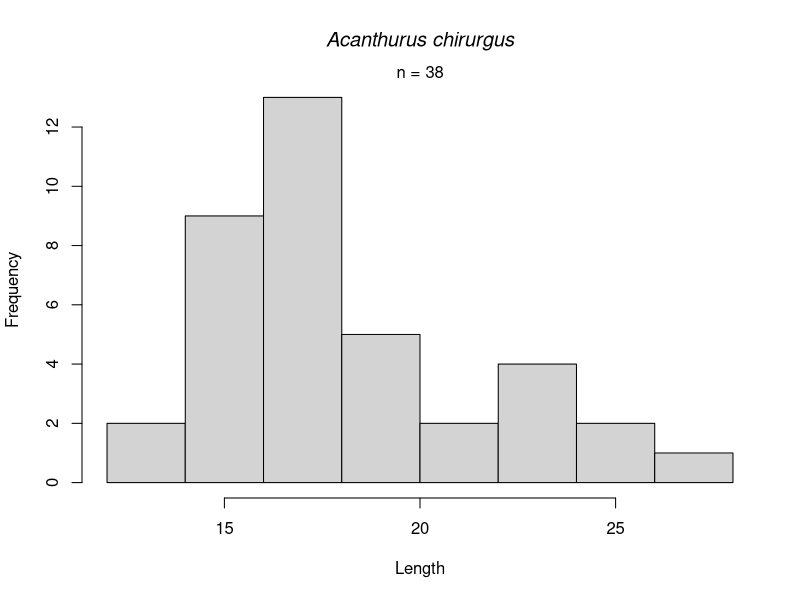
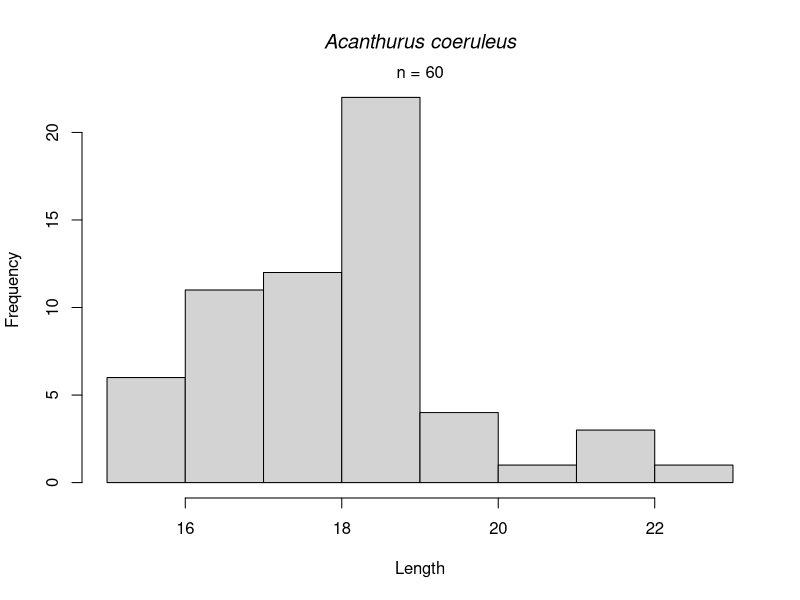
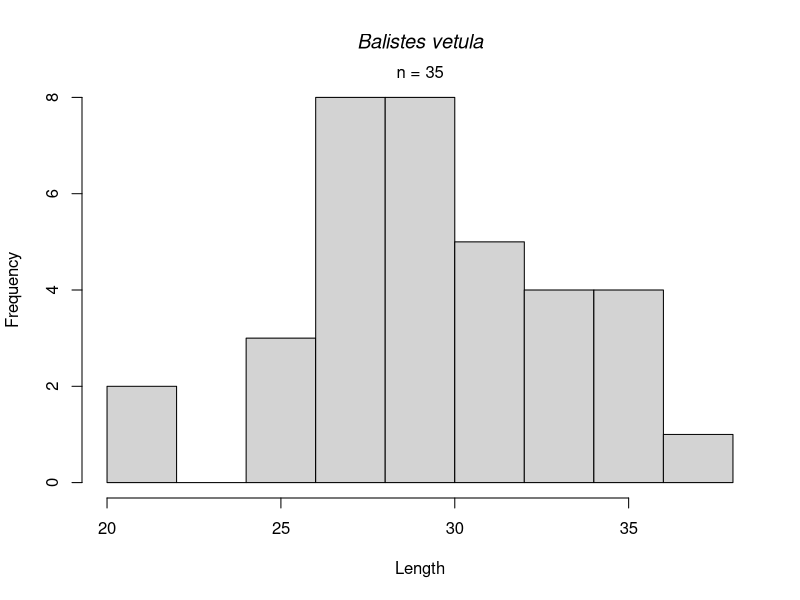
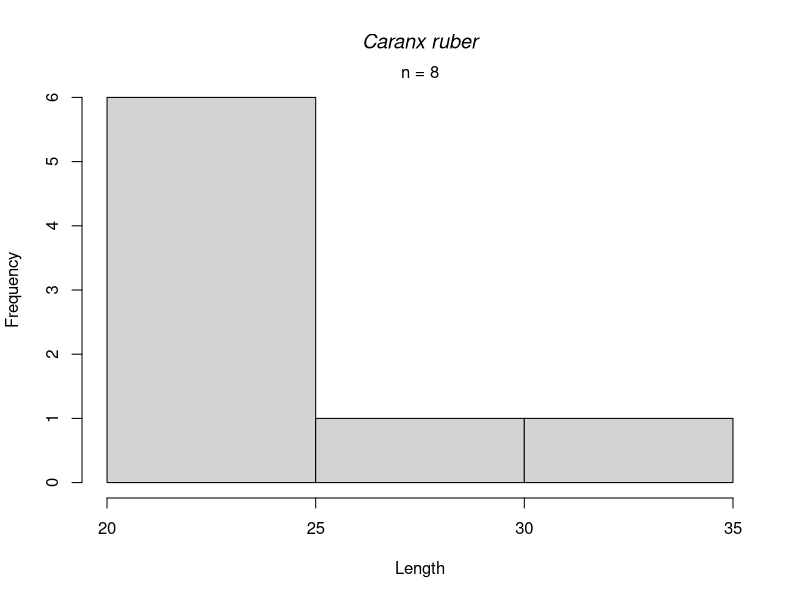
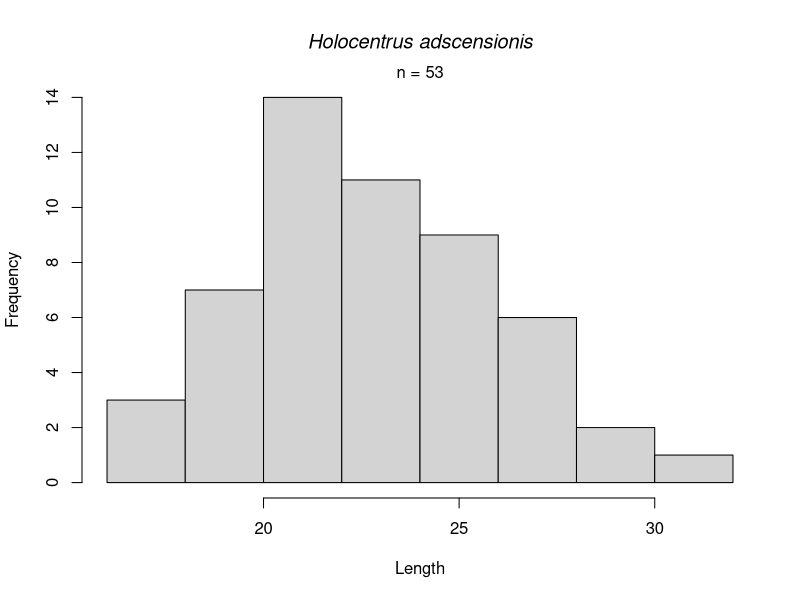
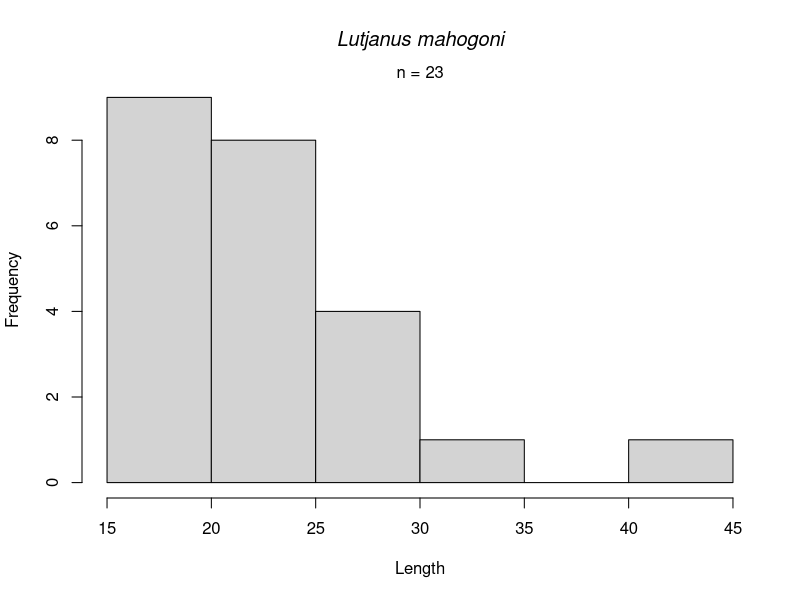
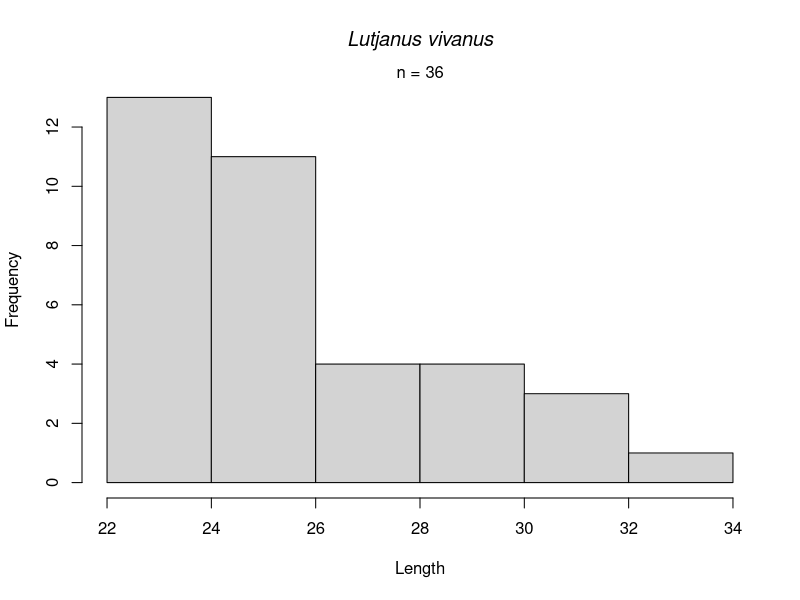
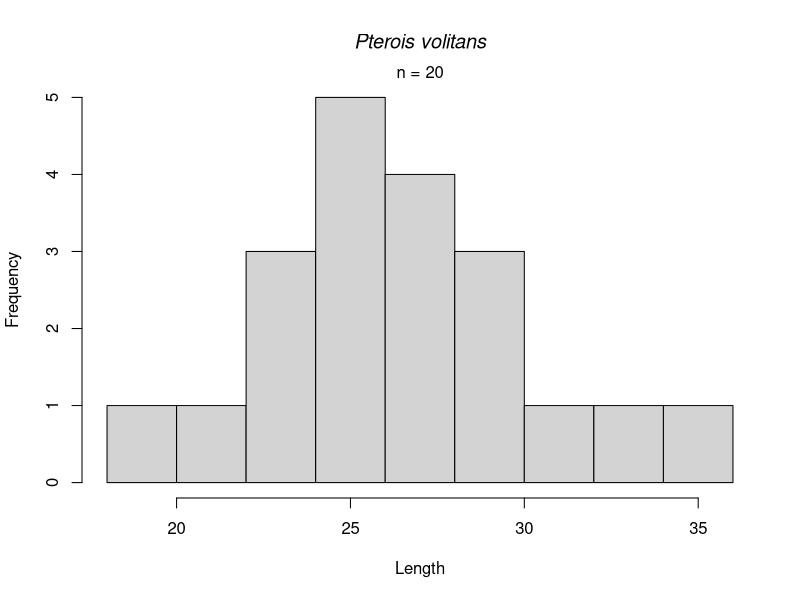

R code for these plots, in order: (Note: this script raises an error after producing the figures.)
#### LBAR ####

library(dplyr)

### Read in life history parameter data and length frequency data######


#lifehistory<-read.csv("Montserrat Life History Parms1.csv")
lifehistory<-read.csv("Montserrat Life History Parms2.csv")
lifehistory<- lifehistory[order(lifehistory$Species),] 
length_data<-read.csv("Montserrat Species Length Composition Data_July2.csv")
length_data<- length_data[order(length_data$Species.ID),] 
allspecies<-unique(lifehistory$Species)


allspecies2<-unique(length_data$Species.ID)
commonname<-unique(length_data$Species.common.name)
commonname<-sort(commonname)


lifehistory[is.na(lifehistory)] <- 0
results <- data.frame(matrix(0, nrow=length(allspecies)),Species=NA, Linf=NA, k=NA, M=NA,LBAR=NA, Lc=NA,Z=NA, F=NA, n=NA, Fcurr=NA)
i=12
for (i in 1:length(allspecies))
{
temp<-lifehistory %>%
  filter(lifehistory$Species==allspecies[i]) 

Linf<- temp$Value[temp$Parameter=="Linf"]
Linf<-as.numeric(Linf)
k<-temp$Value[temp$Parameter=="K"]
k<-as.numeric(k)
t0<-temp$Value[temp$Parameter=="t0"]
t0<-as.numeric(t0)
M<-temp$Value[temp$Parameter=="M"]
M<-as.numeric(M)

filter_length<-length_data%>%
  filter(length_data$Species.ID==allspecies2[i])
  lengths<-filter_length$Length..cm.
  length_freq<-data.frame(table(lengths))
  length<-length_freq$lengths
  length<-as.numeric(as.character(length))

## Solve for Lc ##
# Find the index of the mode
x <- seq(along=length_freq$Freq)[length_freq$Freq==max(length_freq$Freq)]
x<-x[1]
#Find the value associated with the index above
Lc<-length_freq$lengths[1]
#Lc <- length_freq[x, 1]
Lc <-as.numeric(as.character(Lc))
## Find lengths that are between Lc and Linf ##
# Set the boundaries
mn <- Lc
mn<-as.numeric(as.character(mn))
mx <- Linf
mx<-as.numeric(as.character(mx))
# Function that states T/F if value is between boundaries
is.between <- function(x, mn, mx) {
x >= mn & x <= mx
}
# Run is.between function using lengths, Lc, and Linf as variables and store in temporary variable
temp1 <- is.between(length, mn, mx)
# Find indices of values that are T from above function
temp2 <- which(temp1, arr.ind=TRUE)
# Find the length value from the indices above
l_between <- length_freq[temp2,1]
l_between <-as.numeric(as.character(l_between))

## Write the frequency of each of the above lengths ##
freq2 <- length_freq[temp2,2]



## Calculate the proportion of each length between Lc and Linf ##
#prop <- l_between/freq2
prop <- freq2/sum(freq2)

## LBAR = sum of product of lengths between Lc and Linf divided by sum of Length proportions ##
LBAR <- sum(l_between*prop)/sum(prop)

##Solve for Z (total mortality) and F (fishing mortality) ##
Z <- k*(Linf-LBAR)/(LBAR-Lc)
F <- Z-M
Fcurr<-F/M

## Export results in table ##
# Create blank dataframe and then fill with appropriate results
results$Linf[i]<-Linf
results$k[i]<-k
results$M [i] <- M
results$LBAR [i] <- LBAR
results$Lc[i]<-Lc
results$Z [i]<- Z
results$F [i]<- F
results$Species[i]<-as.character(allspecies[i])
results$n[i]<-length(lengths)
results$Fcurr[i]<-Fcurr
# Print table into a csv

## Print histogram ##

n<-length(lengths)


species<-unique(lifehistory$Sci.Name)
sp<-species[i]
sp<-as.character(sp)
hist(lengths, xlab="Length", ylab="Frequency", main=substitute(expr=paste(italic(sp)),env=list(sp=sp)),freq=TRUE)
mtext(paste("n =",n),side=3)
print(i)
i=i+1
}

#write.csv(results, file="final_results_lc.csv")

final<-read.csv("final_results_lc.csv")
final<-final[,-1]
final_results_lc<-rbind(final,results)
final_results_lc<- final_results_lc[order(final_results_lc$Species),] 

write.csv(final_results_lc,"final_results_lc.csv")




#write.csv(results, file="final_results.csv")

# final<-read.csv("final_results.csv")
# final<-final[,-1]
# final_results<-rbind(final,results)
# final_results<- final_results[order(final_results$Species),] 
# 
# write.csv(final_results,"final_results.csv")

